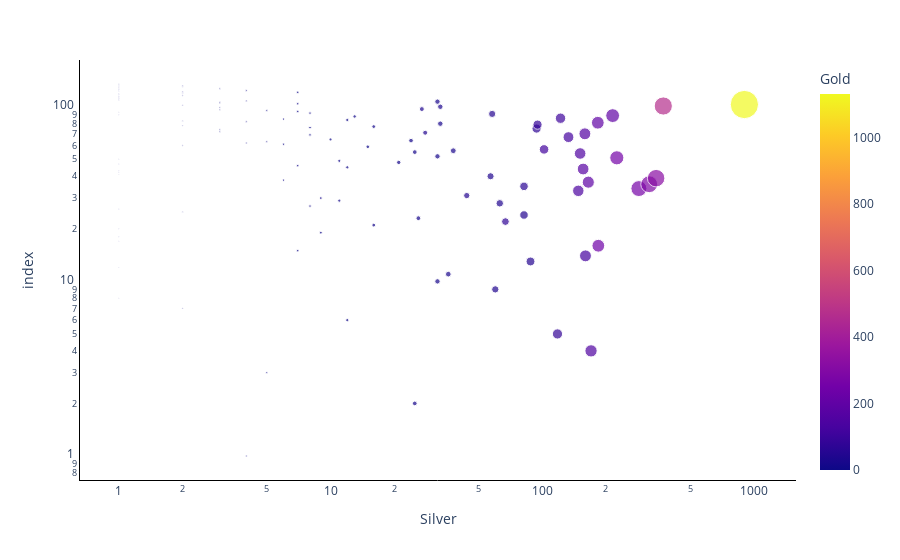

Here is the notebook cell this chart was saved with:
### Code cell
import plotly.express as px

fig = px.scatter(combined_medals, x="Silver", color="Gold", size='Bronze', hover_data=['NOC']                 )
fig.update_layout( plot_bgcolor="rgba(255,255,255,0.9)")
fig.update_xaxes(type='log',showgrid=False,showline=True, linecolor="#000")
fig.update_yaxes(type='log',showgrid=False, showline=True,linecolor="#000")
fig.show()

### Figure 1 — Plotly figure (JSON) as saved in the notebook; plotly's stock layout.template omitted (floating-point values rounded to 4 significant figures; data arrays with more than 128 entries replaced by an {"elided": "..."} marker saying what was removed)
{"data": [{"customdata": {"elided": "136x1 str values"}, "hovertemplate": "Silver=%{x}<br>index=%{y}<br>Bronze=%{marker.size}<br>NOC=%{customdata[0]}<br>Gold=%{marker.color}<extra></extra>", "legendgroup": "", "marker": {"color": {"elided": "136 int values"}, "coloraxis": "coloraxis", "size": {"elided": "136 int values"}, "sizemode": "area", "sizeref": 2.252, "symbol": "circle"}, "mode": "markers", "name": "", "orientation": "h", "showlegend": false, "type": "scatter", "x": {"elided": "136 int values"}, "xaxis": "x", "y": {"elided": "136 int values"}, "yaxis": "y"}], "layout": {"coloraxis": {"colorbar": {"title": {"text": "Gold"}}, "colorscale": [[0, "#0d0887"], [0.1111, "#46039f"], [0.2222, "#7201a8"], [0.3333, "#9c179e"], [0.4444, "#bd3786"], [0.5556, "#d8576b"], [0.6667, "#ed7953"], [0.7778, "#fb9f3a"], [0.8889, "#fdca26"], [1, "#f0f921"]]}, "legend": {"itemsizing": "constant", "tracegroupgap": 0}, "margin": {"t": 60}, "plot_bgcolor": "rgba(255,255,255,0.9)", "xaxis": {"anchor": "y", "domain": [0, 1], "linecolor": "#000", "showgrid": false, "showline": true, "title": {"text": "Silver"}, "type": "log"}, "yaxis": {"anchor": "x", "domain": [0, 1], "linecolor": "#000", "showgrid": false, "showline": true, "title": {"text": "index"}, "type": "log"}}}
